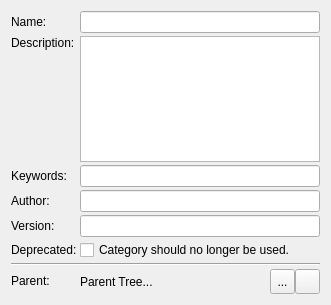
<?xml version="1.0" encoding="UTF-8"?>
<ui version="4.0">
 <class>librepcb::library::editor::PackageCategoryEditorWidget</class>
 <widget class="QWidget" name="librepcb::library::editor::PackageCategoryEditorWidget">
  <property name="geometry">
   <rect>
    <x>0</x>
    <y>0</y>
    <width>331</width>
    <height>305</height>
   </rect>
  </property>
  <property name="maximumSize">
   <size>
    <width>500</width>
    <height>16777215</height>
   </size>
  </property>
  <property name="windowTitle">
   <string>Form</string>
  </property>
  <layout class="QFormLayout" name="formLayout">
   <property name="horizontalSpacing">
    <number>3</number>
   </property>
   <property name="verticalSpacing">
    <number>3</number>
   </property>
   <item row="0" column="0">
    <widget class="QLabel" name="label_4">
     <property name="text">
      <string>Name:</string>
     </property>
    </widget>
   </item>
   <item row="0" column="1">
    <widget class="QLineEdit" name="edtName">
     <property name="maxLength">
      <number>50</number>
     </property>
    </widget>
   </item>
   <item row="1" column="0">
    <widget class="QLabel" name="label_5">
     <property name="text">
      <string>Description:</string>
     </property>
     <property name="alignment">
      <set>Qt::AlignLeading|Qt::AlignLeft|Qt::AlignTop</set>
     </property>
    </widget>
   </item>
   <item row="1" column="1">
    <widget class="QPlainTextEdit" name="edtDescription"/>
   </item>
   <item row="2" column="0">
    <widget class="QLabel" name="label_6">
     <property name="text">
      <string>Keywords:</string>
     </property>
    </widget>
   </item>
   <item row="2" column="1">
    <widget class="QLineEdit" name="edtKeywords">
     <property name="maxLength">
      <number>100</number>
     </property>
    </widget>
   </item>
   <item row="3" column="0">
    <widget class="QLabel" name="label_7">
     <property name="text">
      <string>Author:</string>
     </property>
    </widget>
   </item>
   <item row="3" column="1">
    <widget class="QLineEdit" name="edtAuthor">
     <property name="maxLength">
      <number>100</number>
     </property>
    </widget>
   </item>
   <item row="4" column="0">
    <widget class="QLabel" name="label_8">
     <property name="text">
      <string>Version:</string>
     </property>
    </widget>
   </item>
   <item row="4" column="1">
    <widget class="QLineEdit" name="edtVersion">
     <property name="maxLength">
      <number>100</number>
     </property>
    </widget>
   </item>
   <item row="5" column="0">
    <widget class="QLabel" name="label_10">
     <property name="text">
      <string>Deprecated:</string>
     </property>
    </widget>
   </item>
   <item row="5" column="1">
    <widget class="QCheckBox" name="cbxDeprecated">
     <property name="text">
      <string>Category should no longer be used.</string>
     </property>
    </widget>
   </item>
   <item row="6" column="0" colspan="2">
    <widget class="Line" name="line">
     <property name="orientation">
      <enum>Qt::Horizontal</enum>
     </property>
    </widget>
   </item>
   <item row="7" column="0">
    <widget class="QLabel" name="label">
     <property name="text">
      <string>Parent:</string>
     </property>
    </widget>
   </item>
   <item row="7" column="1">
    <layout class="QHBoxLayout" name="horizontalLayout">
     <property name="spacing">
      <number>0</number>
     </property>
     <item>
      <widget class="QLabel" name="lblParentCategories">
       <property name="text">
        <string notr="true">Parent Tree...</string>
       </property>
       <property name="wordWrap">
        <bool>true</bool>
       </property>
      </widget>
     </item>
     <item>
      <widget class="QToolButton" name="btnChooseParentCategory">
       <property name="sizePolicy">
        <sizepolicy hsizetype="Fixed" vsizetype="MinimumExpanding">
         <horstretch>0</horstretch>
         <verstretch>0</verstretch>
        </sizepolicy>
       </property>
       <property name="minimumSize">
        <size>
         <width>25</width>
         <height>25</height>
        </size>
       </property>
       <property name="maximumSize">
        <size>
         <width>25</width>
         <height>16777215</height>
        </size>
       </property>
       <property name="toolTip">
        <string>Choose category</string>
       </property>
       <property name="text">
        <string notr="true">...</string>
       </property>
      </widget>
     </item>
     <item>
      <widget class="QToolButton" name="btnResetParentCategory">
       <property name="sizePolicy">
        <sizepolicy hsizetype="Fixed" vsizetype="MinimumExpanding">
         <horstretch>0</horstretch>
         <verstretch>0</verstretch>
        </sizepolicy>
       </property>
       <property name="minimumSize">
        <size>
         <width>25</width>
         <height>25</height>
        </size>
       </property>
       <property name="maximumSize">
        <size>
         <width>25</width>
         <height>16777215</height>
        </size>
       </property>
       <property name="toolTip">
        <string>Reset</string>
       </property>
       <property name="text">
        <string notr="true"/>
       </property>
       <property name="icon">
        <iconset resource="../../../../img/images.qrc">
         <normaloff>:/img/actions/undo.png</normaloff>:/img/actions/undo.png</iconset>
       </property>
      </widget>
     </item>
    </layout>
   </item>
  </layout>
 </widget>
 <resources>
  <include location="../../../../img/images.qrc"/>
 </resources>
 <connections/>
</ui>
